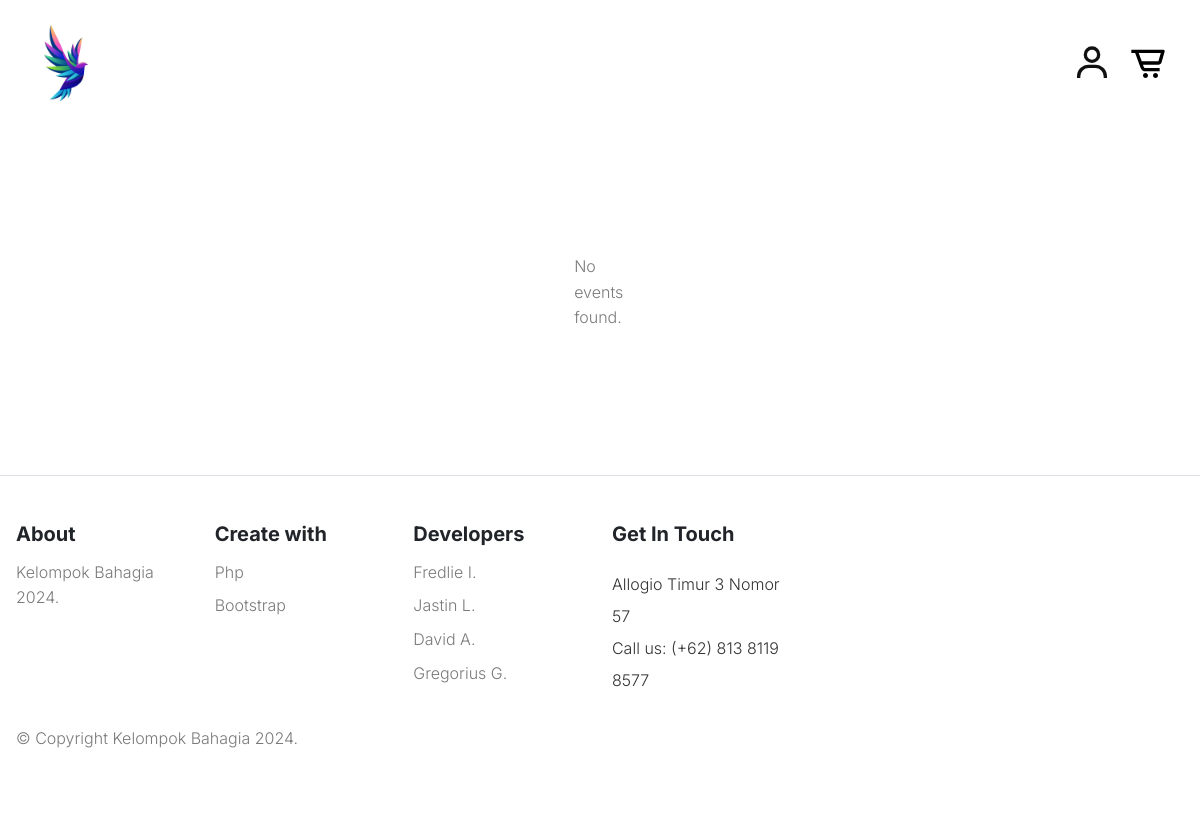
Before: / with the older database file.
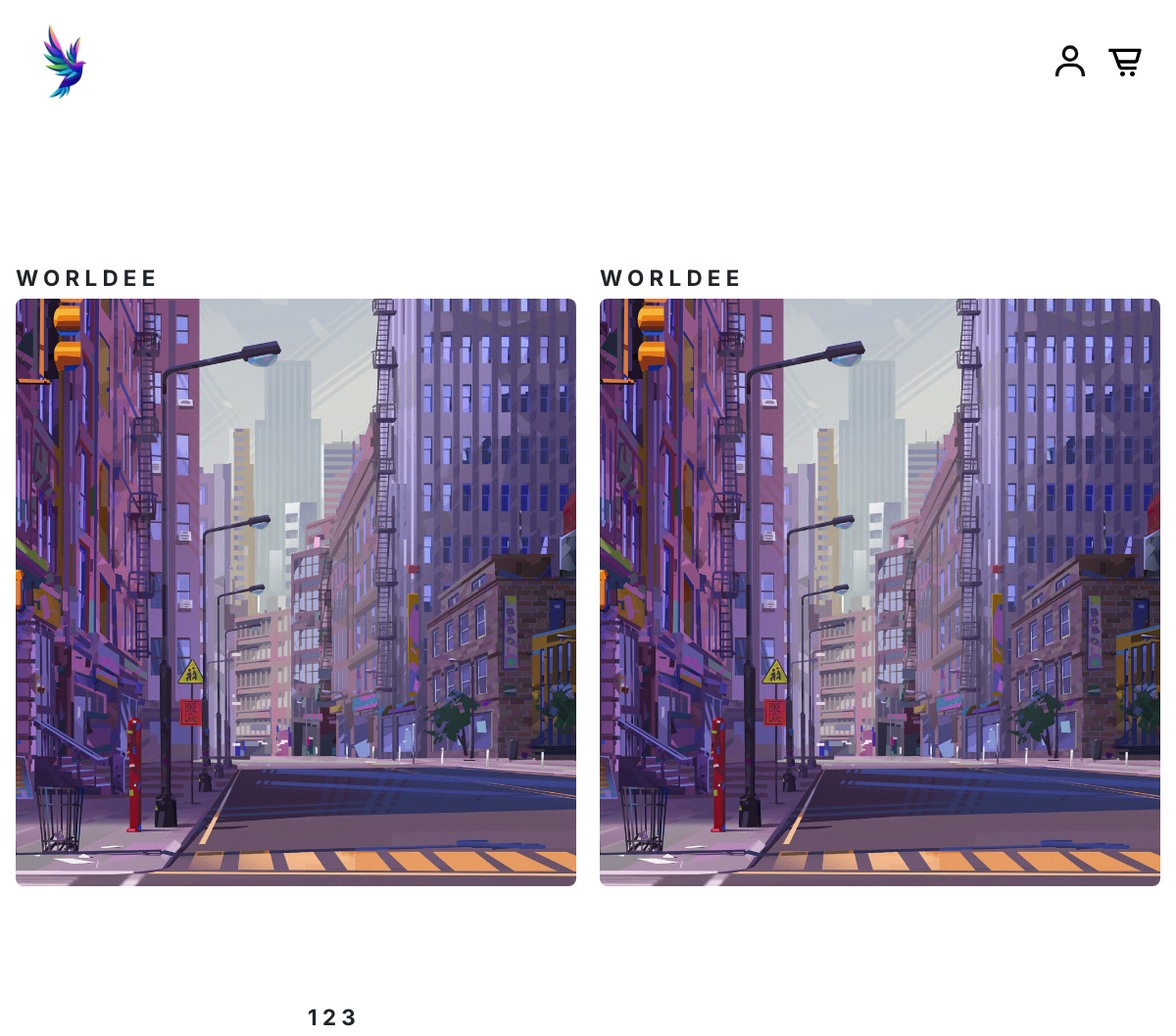
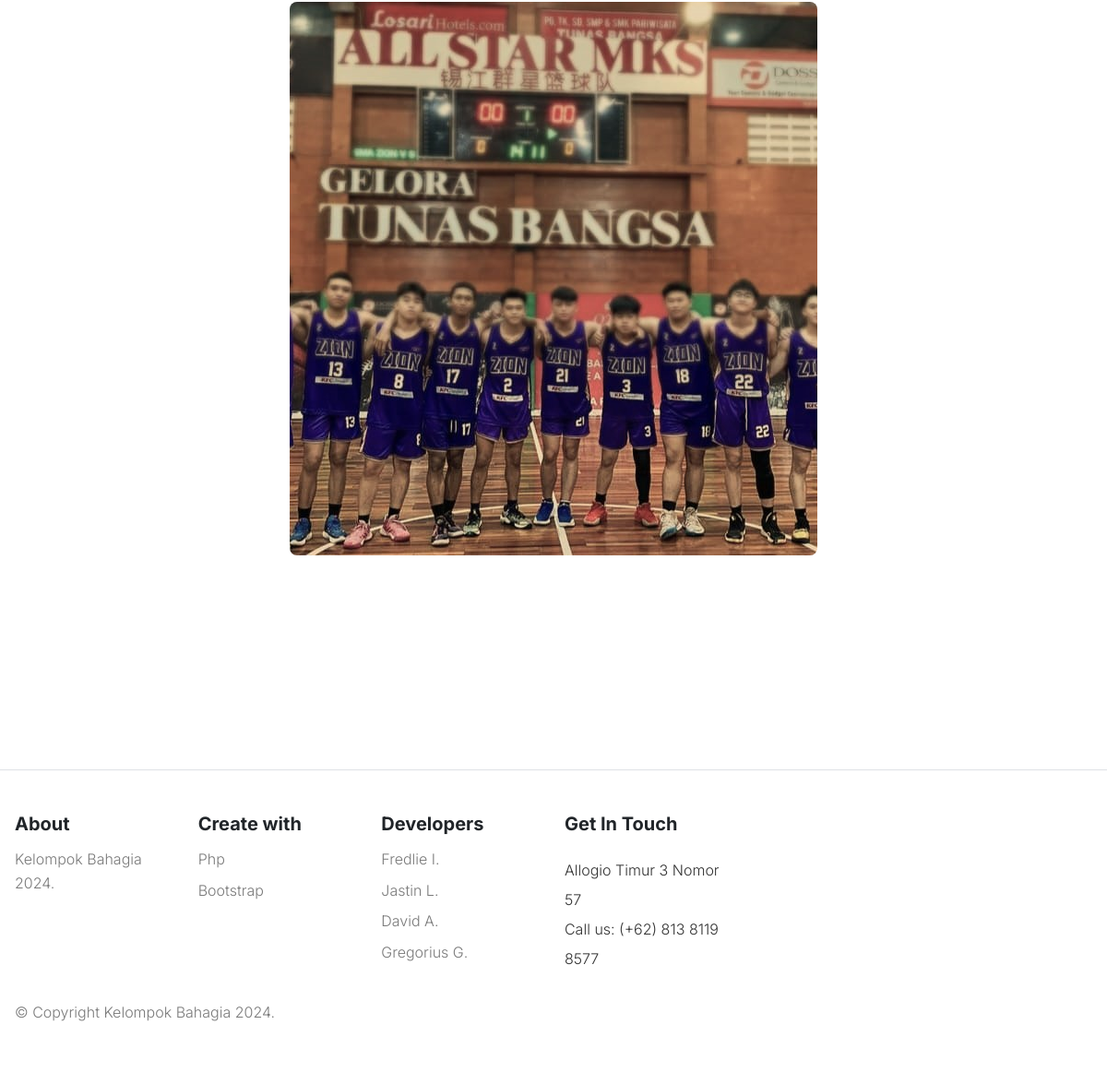
After: the same page with the newer database file (2 pictures, top to bottom).
### tables this page shows
CREATE TABLE `events` (
  `id_events` int(11) NOT NULL,
  `event_name` varchar(255) NOT NULL,
  `date_time` date NOT NULL,
  `max_capacity` int(11) NOT NULL,
  `location` varchar(225) NOT NULL,
  `description` text NOT NULL,
  `photo` varchar(225) NOT NULL,
  `created_at` timestamp NOT NULL DEFAULT current_timestamp(),
  `status` varchar(30) DEFAULT NULL
);

### event.php (the view, shortened to what this page needs)
<?php
require "connect.php";
$sql = "SELECT * FROM events";
$result = $conn->query($sql);
if ($result->num_rows > 0) {
    while ($row = $result->fetch_assoc()) {
        echo '<div class="col mb-4 mb-3" style="max-width: 600px;">';
        echo '  <div class="product-card position-relative" style="margin-bottom: 80px;">';
        echo '    <div class="card-detail d-flex justify-content-between align-items-center mt-3">';
        echo '      <h2 class="section-title text-uppercase">' . $row['event_name'] . '</h2>';
        echo '    </div>';
        echo '    <div class="card-img align-items-center">';
        echo '      <img src="' . $row['photo'] . '" alt="' . $row['event_name'] . '"
                        class="product-image img-fluid rounded-3 w-100"
                        style="height: 600px; object-fit: cover;">';
        echo '    </div>';
        echo '  </div>';
        echo '</div>';
    }
} else {
    echo '<p>No events found.</p>';
}
?>

Changed rows visible on the page:
added events: event_name "WORLDEE", photo (picture)
added events: event_name "WORLDEE", photo (picture)
added events: event_name "123", photo (picture)
Other visible differences:
text no longer shown: "No events found."
